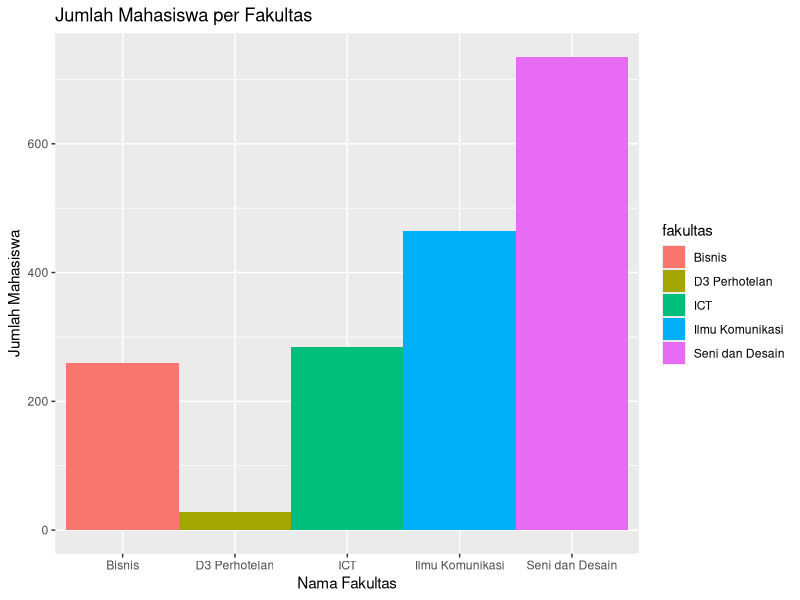

Write the R code that produced this figure.
#Membuat dua vector
fakultas <- c("Bisnis", "D3 Perhotelan", "ICT", "Ilmu Komunikasi", "Seni dan Desain")
jumlah_mahasiswa <- c(260, 28, 284, 465, 735)
akreditasi <- c("A","A","B","A","A")

#Buat data frame dari ketiga vector di atas
info_mahasiswa <- data.frame(fakultas, jumlah_mahasiswa, akreditasi)
info_mahasiswa

#Menggunakan package ggplot2
library(ggplot2)

#Membuat kanvas
gambar <- ggplot(info_mahasiswa, aes(x=fakultas, y=jumlah_mahasiswa, fill=fakultas))

#Menambahkan objek bar chart, simpan kembali sebagai variable gambar
gambar <- gambar + geom_bar(width=1, stat="identity")

#Menambahkan judul grafik
gambar <- gambar + ggtitle("Jumlah Mahasiswa per Fakultas")
#Menambahkan caption pada sumbu x
gambar <- gambar + xlab ("Nama Fakultas")
#Menambahkan caption pada sumbu y
gambar <- gambar + ylab ("Jumlah Mahasiswa")
#Menggambar grafik
gambar
